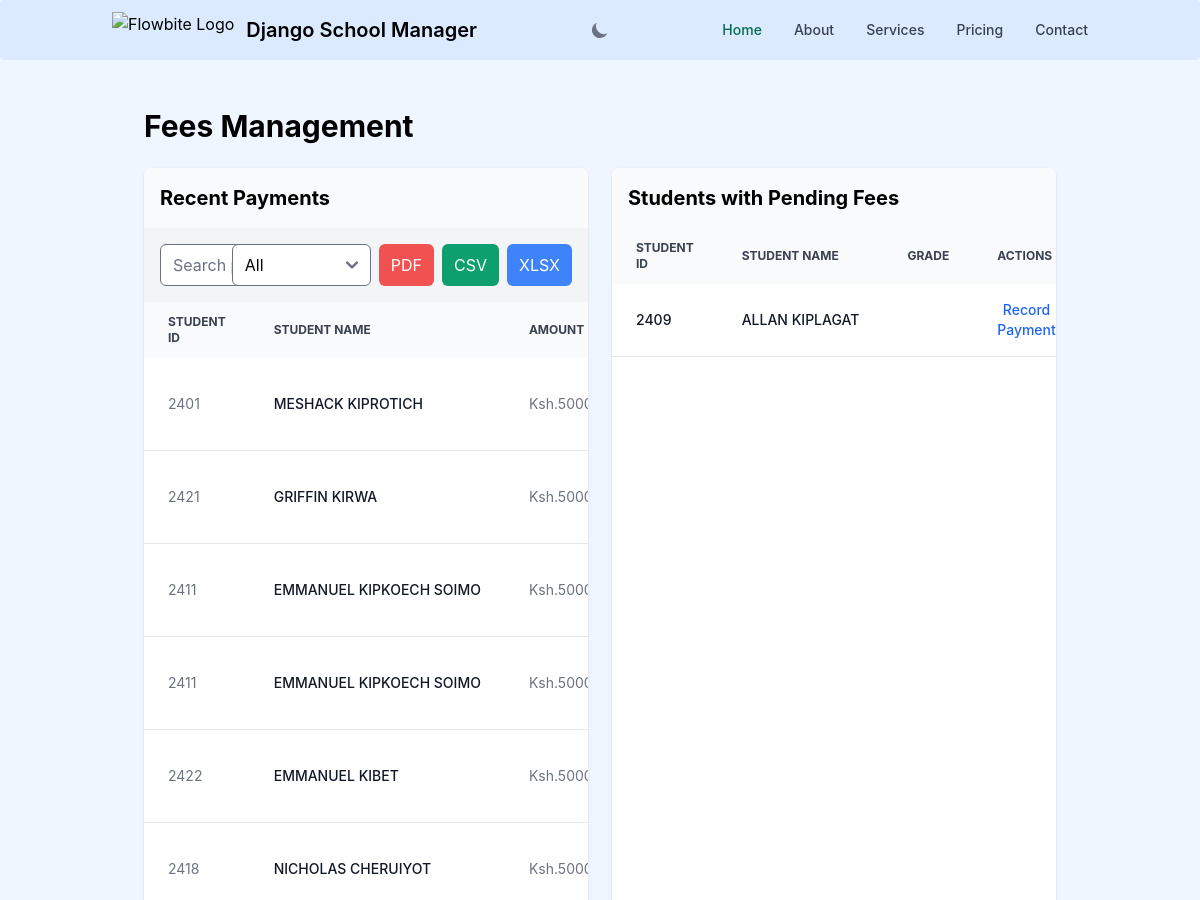
The page /control/fees/ (upper part) on the database as committed earlier.
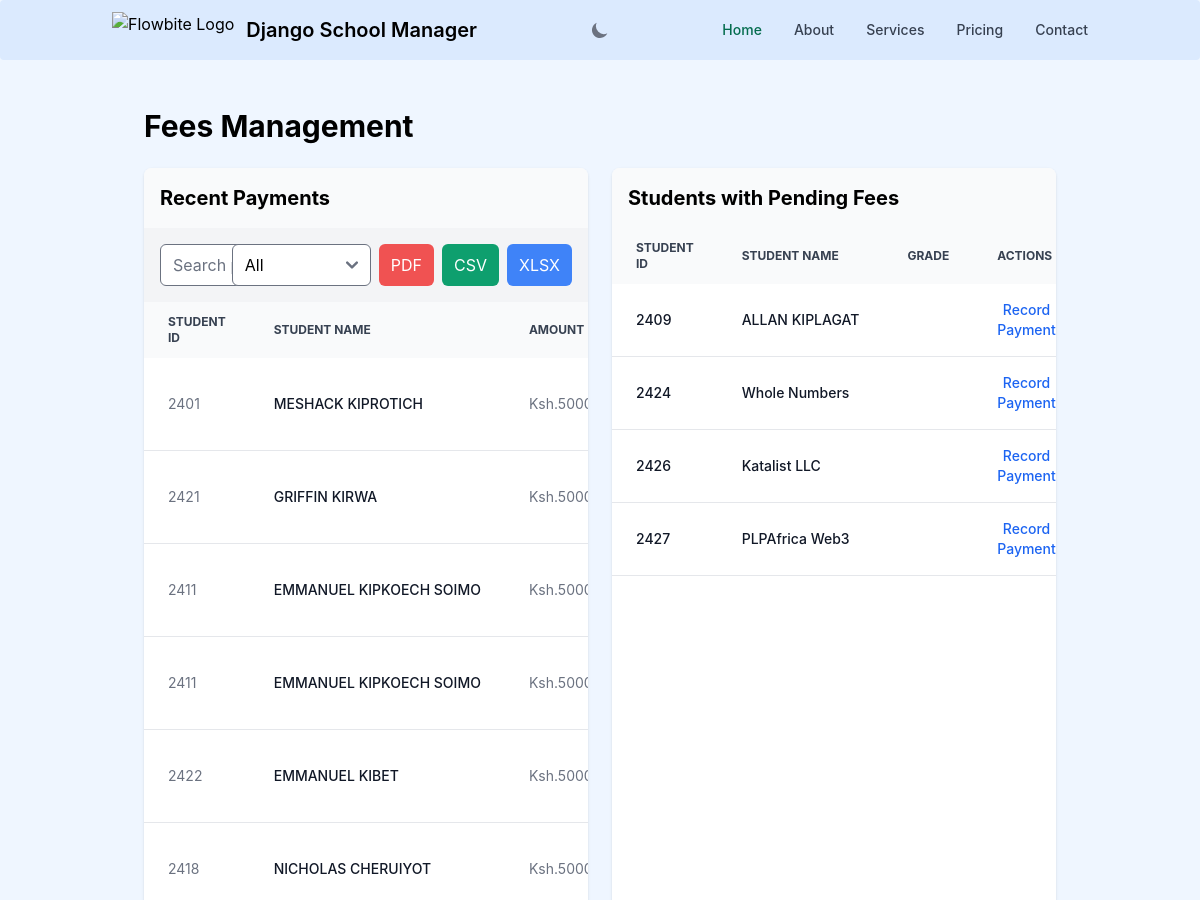
The same page on the database as committed later.
### learners/models.py (models this page shows, shortened)
class FeesModel(models.Model):
    PAYMENT_METHODS = [
        ('cash', 'Cash'),
        ('bank_transfer', 'Bank Transfer'),
        ('credit_card', 'Credit Card'),
        ('mpesa', 'Mpesa'),
        ('other', 'Other'),
    ]
    register_date = models.DateTimeField(auto_now_add=True)
    payment_id = models.IntegerField(default=0)
    amount = models.IntegerField()
    payment_type = models.CharField(max_length=100)
    payment_method = models.CharField(max_length=20, choices=PAYMENT_METHODS, default='cash')
    received_by = models.CharField(max_length=100)
    learner_id = models.ForeignKey(LearnerRegister, on_delete=models.CASCADE)

class LearnerRegister(models.Model):
    register_date = models.DateTimeField(auto_now_add=True)
    learner_id = models.IntegerField(unique=True)
    date_of_birth = models.DateField()
    name = models.CharField(max_length=100)
    grade = models.ForeignKey(Grade, on_delete=models.CASCADE, related_name='learners', default='1')
    gender = models.CharField(max_length=100)
    name_of_parent = models.CharField(max_length=100, default='Parent')
    parent_contact = models.CharField(max_length=100, default='Contact')

### administrator/views.py (the view, shortened to what this page needs)
# urls.py: path('fees/', fees_management, name="fees_management"),
def fees_management(request):
    filter_param = request.GET.get('filter', '')
    payments = FeesModel.objects.select_related('learner_id').order_by('-register_date')
    if filter_param == 'this_week':
        start_of_week = timezone.now().date() - timezone.timedelta(days=timezone.now().weekday())
        payments = payments.filter(register_date__gte=start_of_week)
    elif filter_param == 'this_month':
        payments = payments.filter(register_date__month=timezone.now().month, register_date__year=timezone.now().year)
    elif filter_param == 'this_year':
        payments = payments.filter(register_date__year=timezone.now().year)
    context = {
        'recent_payments': FeesModel.objects.order_by('-register_date')[:10],
        'students_with_pending_fees': LearnerRegister.objects.filter(feesmodel__isnull=True),
        'students': LearnerRegister.objects.all(),
    }
    return render(request, 'admin/fees.html', context)

### templates/admin/fees.html (shortened to what this page needs)
{% extends '_base.html' %}
{% block content %}
<div class="p-8">
    <h1 class="text-3xl font-bold mb-6">Fees Management</h1>
    <div class="grid grid-cols-1 lg:grid-cols-2 gap-6">
        <div class="bg-white dark:bg-gray-800 rounded-lg shadow overflow-hidden">
            <h2 class="text-xl font-bold p-4 bg-gray-50 dark:bg-gray-700">Recent Payments</h2>
            <div class="p-4 bg-gray-100 dark:bg-gray-700 flex flex-wrap items-center justify-between">
                <div class="w-full md:w-1/2 mb-2 md:mb-0">
                </div>
                <div class="w-full md:w-1/2 flex justify-end">
                    <select id="paymentFilter" class="px-3 py-2 border rounded-md mr-2">
                        <option value="">All</option>
                    </select>
                    <button onclick="exportPayments('pdf')" class="bg-red-500 text-white px-3 py-2 rounded-md mr-2">PDF</button>
                    <button onclick="exportPayments('csv')" class="bg-green-500 text-white px-3 py-2 rounded-md mr-2">CSV</button>
                    <button onclick="exportPayments('xlsx')" class="bg-blue-500 text-white px-3 py-2 rounded-md">XLSX</button>
                </div>
            </div>
            <div class="overflow-x-auto">
                <table id="paymentsTable" class="w-full text-sm text-left text-gray-500 dark:text-gray-400">
                    <thead class="text-xs text-gray-700 uppercase bg-gray-50 dark:bg-gray-700 dark:text-gray-400">
                        <tr>
                            <th scope="col" class="px-6 py-3">Student ID</th>
                            <th scope="col" class="px-6 py-3">Student Name</th>
                            <th scope="col" class="px-6 py-3">Amount</th>
                        </tr>
                    </thead>
                    <tbody>
                        {% for payment in recent_payments %}
                            <tr class="bg-white border-b dark:bg-gray-800 dark:border-gray-700 hover:bg-gray-50 dark:hover:bg-gray-600">
                                <td class="px-6 py-4">{{ payment.learner_id.learner_id }}</td>
                                <td class="px-6 py-4 font-medium text-gray-900 dark:text-white whitespace-nowrap">
                                    {{ payment.learner_id.name }}
                                </td>
                                <td class="px-6 py-4">Ksh.{{ payment.amount }}</td>
                            </tr>
                        {% empty %}
                            <tr class="bg-white border-b dark:bg-gray-800 dark:border-gray-700">
                                <td colspan="5" class="px-6 py-4 text-center">No recent payments</td>
                            </tr>
                        {% endfor %}
                    </tbody>
                </table>
            </div>
        </div>
        <div class="bg-white dark:bg-gray-800 rounded-lg shadow overflow-hidden">
            <h2 class="text-xl font-bold p-4 bg-gray-50 dark:bg-gray-700">Students with Pending Fees</h2>
            <div class="overflow-x-auto">
                <table class="w-full text-sm text-left text-gray-500 dark:text-gray-400">
                    <thead class="text-xs text-gray-700 uppercase bg-gray-50 dark:bg-gray-700 dark:text-gray-400">
                        <tr>
                            <th scope="col" class="px-6 py-3">Student ID</th>
                            <th scope="col" class="px-6 py-3">Student Name</th>
                            <th scope="col" class="px-6 py-3">Grade</th>
                            <th scope="col" class="px-6 py-3">Actions</th>
                        </tr>
                    </thead>
                    <tbody>
                        {% for student in students_with_pending_fees %}
                            <tr class="bg-white border-b dark:bg-gray-800 dark:border-gray-700 hover:bg-gray-50 dark:hover:bg-gray-600">
                                <td class="px-6 py-4 font-medium text-gray-900 dark:text-white whitespace-nowrap">
                                    {{ student.learner_id }}
                                </td>
                                <td class="px-6 py-4 font-medium text-gray-900 dark:text-white whitespace-nowrap">
                                    {{ student.name }}
                                </td>
                                <td class="px-6 py-4">{{ student.grade_name }}</td>
                                <td class="px-6 py-4">
                                    <button onclick="openPaymentModal({{ student.id }}, '{{ student.name }}')" class="font-medium text-blue-600 dark:text-blue-500 hover:underline">Record Payment</button>
                                </td>
                            </tr>
                        {% empty %}
                            <tr class="bg-white border-b dark:bg-gray-800 dark:border-gray-700">
                                <td colspan="3" class="px-6 py-4 text-center">No students with pending fees</td>
                            </tr>
                        {% endfor %}
                    </tbody>
                </table>
            </div>
        </div>
    </div>
</div>
{% endblock %}

### templates/_base.html (shortened to what this page needs)
{% load compress %}
{% load static %}
<!DOCTYPE html>
<html lang="en">
<head>
    {% compress css %}
    <link rel="stylesheet" href="{% static 'src/output.css' %}">
    {% endcompress %}
    <link href="https://cdn.jsdelivr.net/npm/simple-datatables@latest/dist/style.css" rel="stylesheet" type="text/css">
</head>
<body class="bg-primary-50 dark:bg-gray-900">
     <nav class="bg-primary-100 border-gray-200 px-2 sm:px-4 py-2.5 rounded dark:bg-gray-900 sticky top-0">
        <div class="container flex flex-wrap items-center justify-between mx-auto">
          <a href="{{ .Site.Params.homepage }}/" class="flex items-center">
              <img src="https://flowbite.com/docs/images/logo.svg" class="h-6 mr-3 sm:h-9" alt="Flowbite Logo" />
              <span class="self-center text-xl font-semibold whitespace-nowrap dark:text-white">Django School Manager</span>
          </a>
            <button id="theme-toggle" type="button" class="text-gray-500 dark:text-gray-400 hover:bg-gray-100 dark:hover:bg-gray-700 focus:outline-none focus:ring-4 focus:ring-gray-200 dark:focus:ring-gray-700 rounded-lg text-sm p-2.5">
                <svg id="theme-toggle-dark-icon" class="hidden w-5 h-5" fill="currentColor" viewBox="0 0 20 20" xmlns="http://www.w3.org/2000/svg"><path d="M17.293 13.293A8 8 0 016.707 2.707a8.001 8.001 0 1010.586 10.586z"></path></svg>
            </button>
          <div class="hidden w-full md:block md:w-auto" id="mobile-menu">
            <ul class="flex flex-col mt-4 md:flex-row md:space-x-8 md:mt-0 md:text-sm md:font-medium">
              <li>
                <a href="#" class="block py-2 pl-3 pr-4 text-white bg-green-700 rounded md:bg-transparent md:text-green-700 md:p-0 dark:text-white" aria-current="page">Home</a>
              </li>
              <li>
                <a href="#" class="block py-2 pl-3 pr-4 text-gray-700 border-b border-gray-100 hover:bg-gray-50 md:hover:bg-transparent md:border-0 md:hover:text-green-700 md:p-0 dark:text-gray-400 md:dark:hover:text-white dark:hover:bg-gray-700 dark:hover:text-white md:dark:hover:bg-transparent dark:border-gray-700">About</a>
              </li>
              <li>
                <a href="#" class="block py-2 pl-3 pr-4 text-gray-700 border-b border-gray-100 hover:bg-gray-50 md:hover:bg-transparent md:border-0 md:hover:text-green-700 md:p-0 dark:text-gray-400 md:dark:hover:text-white dark:hover:bg-gray-700 dark:hover:text-white md:dark:hover:bg-transparent dark:border-gray-700">Services</a>
              </li>
              <li>
                <a href="#" class="block py-2 pl-3 pr-4 text-gray-700 border-b border-gray-100 hover:bg-gray-50 md:hover:bg-transparent md:border-0 md:hover:text-green-700 md:p-0 dark:text-gray-400 md:dark:hover:text-white dark:hover:bg-gray-700 dark:hover:text-white md:dark:hover:bg-transparent dark:border-gray-700">Pricing</a>
              </li>
              <li>
                <a href="#" class="block py-2 pl-3 pr-4 text-gray-700 hover:bg-gray-50 md:hover:bg-transparent md:border-0 md:hover:text-green-700 md:p-0 dark:text-gray-400 md:dark:hover:text-white dark:hover:bg-gray-700 dark:hover:text-white md:dark:hover:bg-transparent">Contact</a>
              </li>
            </ul>
          </div>
        </div>
      </nav>
    <div class="container mx-auto mt-4">
        {% block content %}
        {% endblock content %}
    </div>
</body>
</html>

Rows that differ between the two databases and show on the page:
added LearnerRegister: learner_id "2424", name "Whole Numbers"
added LearnerRegister: learner_id "2426", name "Katalist LLC"
added LearnerRegister: learner_id "2427", name "PLPAfrica Web3"
